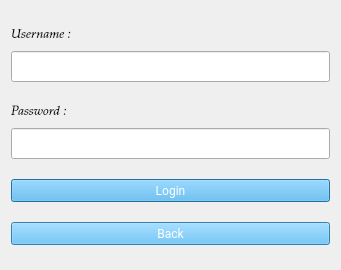
<?xml version="1.0" encoding="UTF-8"?>
<ui version="4.0">
 <class>Dialog</class>
 <widget class="QDialog" name="Dialog">
  <property name="geometry">
   <rect>
    <x>0</x>
    <y>0</y>
    <width>341</width>
    <height>270</height>
   </rect>
  </property>
  <property name="windowTitle">
   <string>Admin Login</string>
  </property>
  <property name="styleSheet">
   <string notr="true">QLabel{font: 75 italic 10pt &quot;Palatino Linotype&quot;;}</string>
  </property>
  <layout class="QVBoxLayout" name="verticalLayout">
   <item>
    <spacer name="verticalSpacer_2">
     <property name="orientation">
      <enum>Qt::Vertical</enum>
     </property>
     <property name="sizeHint" stdset="0">
      <size>
       <width>20</width>
       <height>0</height>
      </size>
     </property>
    </spacer>
   </item>
   <item>
    <layout class="QHBoxLayout" name="horizontalLayout">
     <item>
      <widget class="QLabel" name="label">
       <property name="font">
        <font>
         <family>Palatino Linotype</family>
         <pointsize>10</pointsize>
         <weight>9</weight>
         <italic>true</italic>
         <bold>false</bold>
        </font>
       </property>
       <property name="text">
        <string>Username : </string>
       </property>
      </widget>
     </item>
     <item>
      <spacer name="horizontalSpacer">
       <property name="orientation">
        <enum>Qt::Horizontal</enum>
       </property>
       <property name="sizeHint" stdset="0">
        <size>
         <width>298</width>
         <height>20</height>
        </size>
       </property>
      </spacer>
     </item>
    </layout>
   </item>
   <item>
    <widget class="QLineEdit" name="NameTextLogin">
     <property name="minimumSize">
      <size>
       <width>0</width>
       <height>31</height>
      </size>
     </property>
     <property name="maximumSize">
      <size>
       <width>16777215</width>
       <height>31</height>
      </size>
     </property>
     <property name="styleSheet">
      <string notr="true"/>
     </property>
    </widget>
   </item>
   <item>
    <spacer name="verticalSpacer">
     <property name="orientation">
      <enum>Qt::Vertical</enum>
     </property>
     <property name="sizeHint" stdset="0">
      <size>
       <width>20</width>
       <height>0</height>
      </size>
     </property>
    </spacer>
   </item>
   <item>
    <layout class="QHBoxLayout" name="horizontalLayout_2">
     <item>
      <widget class="QLabel" name="label_2">
       <property name="font">
        <font>
         <family>Palatino Linotype</family>
         <pointsize>10</pointsize>
         <weight>9</weight>
         <italic>true</italic>
         <bold>false</bold>
        </font>
       </property>
       <property name="text">
        <string>Password : </string>
       </property>
      </widget>
     </item>
     <item>
      <spacer name="horizontalSpacer_2">
       <property name="orientation">
        <enum>Qt::Horizontal</enum>
       </property>
       <property name="sizeHint" stdset="0">
        <size>
         <width>298</width>
         <height>20</height>
        </size>
       </property>
      </spacer>
     </item>
    </layout>
   </item>
   <item>
    <widget class="QLineEdit" name="PassTextLogin">
     <property name="minimumSize">
      <size>
       <width>0</width>
       <height>31</height>
      </size>
     </property>
     <property name="maximumSize">
      <size>
       <width>16777215</width>
       <height>31</height>
      </size>
     </property>
     <property name="styleSheet">
      <string notr="true"/>
     </property>
    </widget>
   </item>
   <item>
    <spacer name="verticalSpacer_3">
     <property name="orientation">
      <enum>Qt::Vertical</enum>
     </property>
     <property name="sizeHint" stdset="0">
      <size>
       <width>20</width>
       <height>1</height>
      </size>
     </property>
    </spacer>
   </item>
   <item>
    <widget class="QPushButton" name="LoginButton">
     <property name="font">
      <font>
       <family>Roboto,sans-serif</family>
       <weight>37</weight>
       <bold>false</bold>
       <underline>false</underline>
       <strikeout>false</strikeout>
      </font>
     </property>
     <property name="styleSheet">
      <string notr="true">padding:0.3em 1.2em;
margin:0 0.3em 0.3em 0;
border-radius:2em;
text-decoration:none;
font-family:'Roboto',sans-serif;
font-weight:300;
color:#FFFFFF;
background-color:#4eb5f1;
text-align:center;</string>
     </property>
     <property name="text">
      <string>Login</string>
     </property>
    </widget>
   </item>
   <item>
    <spacer name="verticalSpacer_4">
     <property name="orientation">
      <enum>Qt::Vertical</enum>
     </property>
     <property name="sizeHint" stdset="0">
      <size>
       <width>20</width>
       <height>0</height>
      </size>
     </property>
    </spacer>
   </item>
   <item>
    <widget class="QPushButton" name="back">
     <property name="font">
      <font>
       <family>Roboto,sans-serif</family>
       <weight>37</weight>
       <bold>false</bold>
       <underline>false</underline>
       <strikeout>false</strikeout>
      </font>
     </property>
     <property name="styleSheet">
      <string notr="true">padding:0.3em 1.2em;
margin:0 0.3em 0.3em 0;
border-radius:2em;
text-decoration:none;
font-family:'Roboto',sans-serif;
font-weight:300;
color:#FFFFFF;
background-color:#4eb5f1;
text-align:center;</string>
     </property>
     <property name="text">
      <string>Back</string>
     </property>
    </widget>
   </item>
   <item>
    <spacer name="verticalSpacer_5">
     <property name="orientation">
      <enum>Qt::Vertical</enum>
     </property>
     <property name="sizeHint" stdset="0">
      <size>
       <width>20</width>
       <height>0</height>
      </size>
     </property>
    </spacer>
   </item>
  </layout>
 </widget>
 <resources/>
 <connections/>
</ui>
